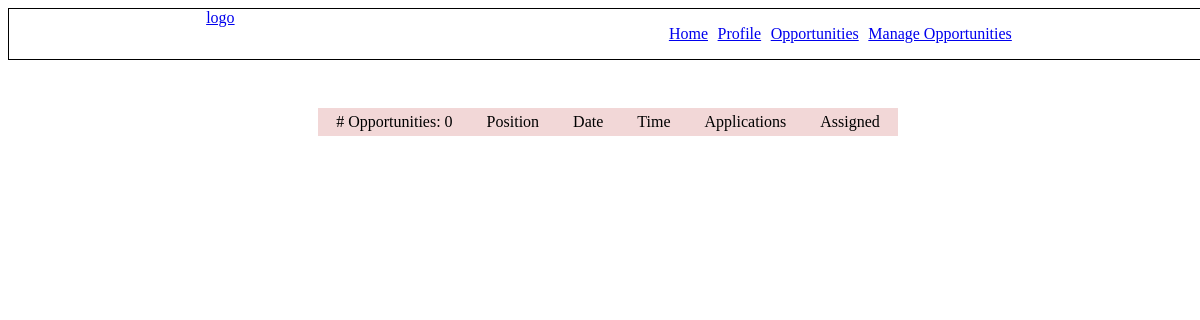
The page /opportunities.php on the database as committed earlier.
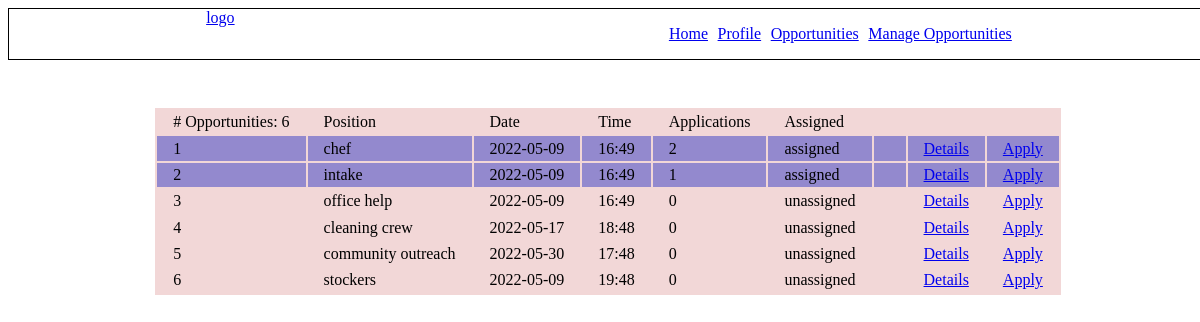
The same page on the database as committed later.
### tables this page shows
CREATE TABLE `opportunities` (
  `id` int(11) NOT NULL AUTO_INCREMENT,
  `date` date NOT NULL,
  `time` text NOT NULL,
  `position` varchar(255) NOT NULL,
  PRIMARY KEY (`id`)
);

### globals.php (the view, shortened to what this page needs)
<?php
function runQuery($query, $query_type, $bind_types, $params)
{
    switch ($query_type) {
        case 'select':
            $stmt = mysqli_prepare(getMysqliConnection(), $query);
            if (count($params) > 0 && !mysqli_stmt_bind_param($stmt, $bind_types, ...$params)) {
                throw new \Error(mysqli_error(getMysqliConnection()));
            }
            if (!mysqli_stmt_execute($stmt)) {
                throw new \Error(mysqli_error(getMysqliConnection()));
            }
            $result = mysqli_stmt_get_result($stmt);
            return mysqli_fetch_all($result, MYSQLI_ASSOC);
            break;
    }
}
function getMysqliConnection()
{
    return $GLOBALS['con'];
}
function getOpportunities()
{
    try {
        $volunteer_id = $_SESSION['user']['id'];
        $query = <<<GET_OPS
                SELECT
                    opportunities.*,
                    (SELECT COUNT(op_aps.id) >= 1 FROM opportunity_applications op_aps WHERE op_aps.assigned_at != "" AND op_aps.opportunity_id = opportunities.id ) assigned,
                    (SELECT COUNT(_op_aps.id) from opportunity_applications _op_aps where _op_aps.volunteer_id = ?) as applied ,
                    (SELECT COUNT(op_aps.id) from opportunity_applications op_aps where op_aps.opportunity_id = opportunities.id) as applications ,
                    (SELECT COUNT(op_aps.id) >= 1 FROM opportunity_applications op_aps WHERE op_aps.assigned_at != "" AND op_aps.opportunity_id = opportunities.id and op_aps.volunteer_id=? ) assigned_to_me
                FROM opportunities
                LIMIT 100;
        GET_OPS;
        return runQuery($query, 'select', 'dd', [$volunteer_id, $volunteer_id]);
    } catch (\Throwable $th) {
        makeAlert($th->getTraceAsString());
        throw $th;
    }
}
function renderOpportunities($base_url, $opportunities, $show_apply_btn = false, $show_delete = false)
{
    foreach ($opportunities as $key => $opportunity) {
        $index = ((int)$key) + 1;
        $assigned = $opportunity['assigned'] != 0 ? 'assigned' : 'unassigned';
        $apply_btn = !$show_apply_btn ? "" : sprintf("<td><a href='opportunities.php?action=apply_to_opportunity&opportunity_id=%s'>Apply</a></td>", $opportunity['id']);
        $delete_btn_html = !$show_delete ? "" : "<a href='$base_url?action=delete_opportunity&opportunity_id={$opportunity['id']}'>Delete</a>";
        $assigned_to_me = $opportunity['assigned_to_me'] ? '<span class="assigned_to_me"></span>' : "";
        $output = <<<OPPORTUNITY
        <tr class="opportunity_is_$assigned">
        <td>{$index}</td>
        <td>{$opportunity['position']}</td>
        <td>{$opportunity['date']}</td>
        <td>{$opportunity['time']}</td>
        <td>{$opportunity['applications']}</td>
        <td>{$assigned} $assigned_to_me</td>
        <td>$delete_btn_html</td>
        <td><a href="manage_opportunities.php?opportunity_id={$opportunity['id']}">Details</a></td>
        $apply_btn
        </tr>
OPPORTUNITY;
        printf($output);
    };
}

### opportunities.php (shortened to what this page needs)
<!DOCTYPE html>
<html lang="en">
<head>
    <link rel="stylesheet" href="styles.css">
</head>
<body>
    <?php include_once('navbar.php') ?>
    <div class="page_content d-flex justify-center c-m-t" style="--c-m-t:3rem">
        <?php $opportunities = getOpportunities(); ?>
        <table id="manage_opportunities">
            <thead>
                <tr>
                    <td># Opportunities: <?php print(count($opportunities)); ?></td>
                    <td>Position</td>
                    <td>Date</td>
                    <td>Time</td>
                    <td>Applications</td>
                    <td>Assigned</td>
                </tr>
            </thead>
            <tbody>
                <?php
                renderOpportunities("opportunities.php",$opportunities, true,false)
                ?>
            </tbody>
    </div>
</body>
</html>

### navbar.php (shortened to what this page needs)
<?php include_once('globals.php'); ?>
<nav class="d-flex w-100 border justify-space">
    <a href="index.php">
        <span class="logo">logo</span>
    </a>
    <ul class="d-flex nav-links gap" style="--c-gap:1.5rem">
        <li><a href="index.php">Home</a></li>
        <li><a href="home.php">Profile</a></li>
        <li><a href="opportunities.php">Opportunities</a></li>
        <li><a href="manage_opportunities.php">Manage Opportunities</a></li>
    </ul>
</nav>

### styles.css (style rules this page uses)
body, html { height: 100%; width: 100%; }
.d-flex { display: flex; }
.border { border: 1px solid; }
.justify-space { justify-content: space-around; }
.justify-center { justify-content: center; }
.w-100 { width: 100%; }
.gap { gap: var(--gap, 0.6rem); }
.c-m-t { margin-top: var(--c-m-t); }
#manage_opportunities { background-color: rgba(194, 74, 74, 0.219); }
.opportunity_is_assigned { background-color: rgba(91, 91, 201, 0.623); }
.nav-links { list-style: none; }
td,th { padding: 0.2rem 1rem; }

Rows that differ between the two databases and show on the page:
added opportunities: index "1", position "chef", date "2022-05-09", time "16:49", applications "2", assigned "assigned", id "Apply"
added opportunities: index "2", position "intake", date "2022-05-09", time "16:49", applications "1", assigned "assigned", id "Apply"
added opportunities: index "3", position "office help", date "2022-05-09", time "16:49", applications "0", assigned "unassigned", id "Apply"
added opportunities: index "4", position "cleaning crew", date "2022-05-17", time "18:48", applications "0", assigned "unassigned", id "Apply"
added opportunities: index "5", position "community outreach", date "2022-05-30", time "17:48", applications "0", assigned "unassigned", id "Apply"
added opportunities: index "6", position "stockers", date "2022-05-09", time "19:48", applications "0", assigned "unassigned", id "Apply"
Other text that changed with them:
count($opportunities): "0" → "6"
